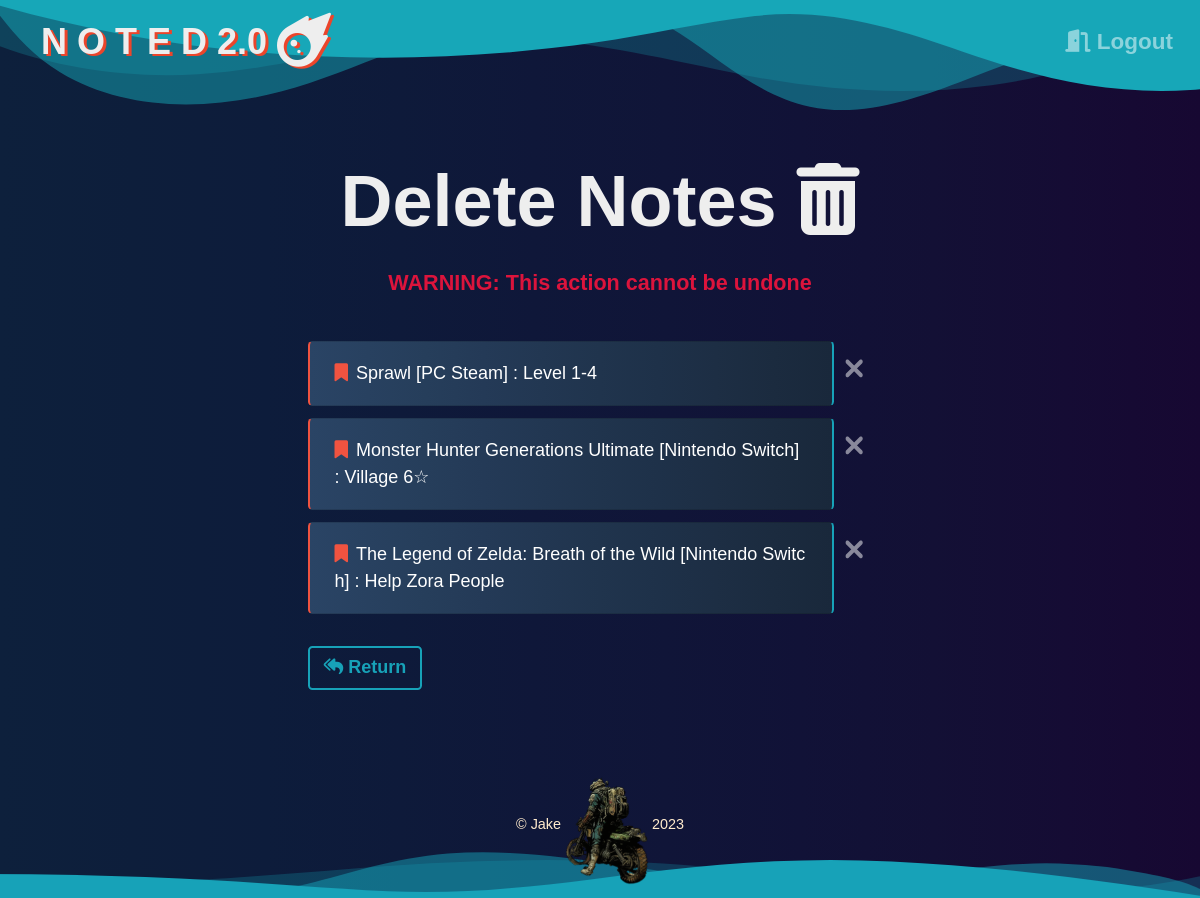
Before: /note_bin (signed in) with the older database file.
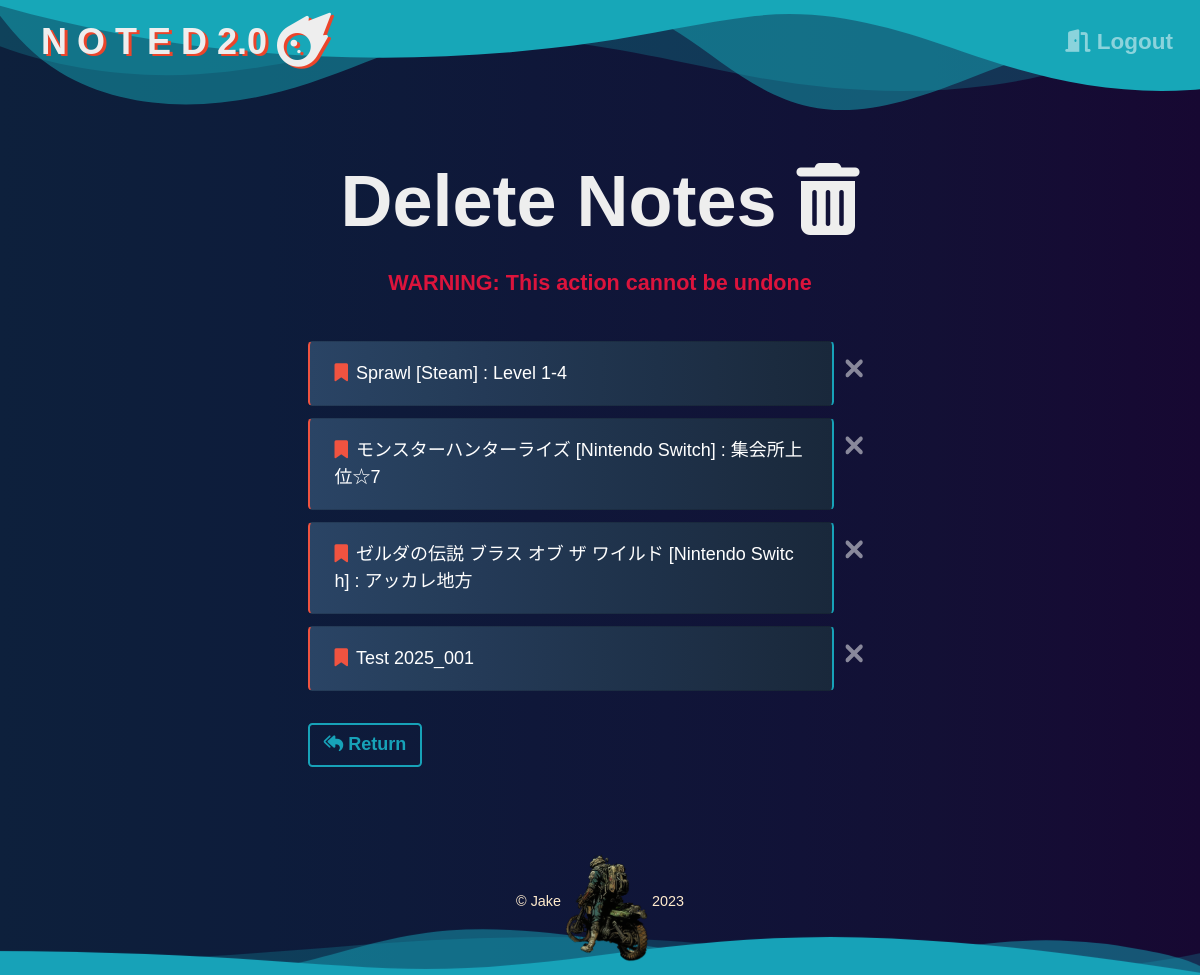
After: the same page with the newer database file.
### Website/models.py (models this page shows, shortened)
class Note(db.Model):
    id = db.Column(db.Integer, primary_key=True)
    user_id = db.Column(db.Integer, db.ForeignKey('user.id'))
    note_data = db.Column(db.String(10000))
    date = db.Column(db.DateTime(timezone=True), default=Current_Time)

### Website/views.py (the view)
@views.route('/note_bin', methods=['GET', 'POST'])
@login_required
def note_bin():
    return render_template("note_bin.html", user=current_user)

### Website/__init__.py (called while the page is built)
def create_app():
    app = Flask(__name__)
    app.config['SECRET_KEY'] = 'FUN AI'
    app.config['SQLALCHEMY_DATABASE_URI'] = f'sqlite:///{DB_NAME}'
    db.init_app(app)
    from .views import views
    from .auth import auth
    app.register_blueprint(views, url_prefix='/')
    app.register_blueprint(auth, url_prefix='/')
    from .models import User, Note
    create_database(app)
    login_manager = LoginManager()
    login_manager.login_view = 'auth.login'
    login_manager.login_message = u"Log In Required"
    login_manager.init_app(app)
    @login_manager.user_loader
    def load_user(id):
        return User.query.get(int(id))
    return app

### Website/Templates/note_bin.html (shortened to what this page needs)
{% extends "base.html" %}
{% block content%}
    <h1 class="page_delete">Delete Notes&nbsp;<i class="fa-solid fa-trash-can"></i></h1>
    <h1 class="page_warning">WARNING: This action cannot be undone</h1>
    <div class="notes">
        {% for note in user.notes %}
        <div class="note_to_delete">
            <ul class="list-group bin_notegroup" id="notes">
                <li class="list-group-item bin_notelist">
                    {{ note.note_data }}
                </li>
            </ul>
        </div>
        <div class="delete_button">
            <button type="button" class="close btn delete_btn" onClick="deleteNote('{{note.id}}')">
                <i class="fa-solid fa-xmark"></i>
            </button>
        </div>
        {% endfor %}
        <div class="bin_return">
            <a class="btn btn-outline-info return" href="/"><i class="fa-solid fa-reply-all"></i>&nbsp;Return</a>
        </div>
    </div>
{% endblock %}

Changed rows visible on the page:
changed Note: note_data "Sprawl [PC Steam] : Level 1-4" → "Sprawl [Steam] : Level 1-4"
changed Note: note_data "Monster Hunter Generations Ultimate [Nintendo Switch] : Village 6☆" → "モンスターハンターライズ [Nintendo Switch] : 集会所上位☆7"
changed Note: note_data "The Legend of Zelda: Breath of the Wild [Nintendo Switch] : Help Zora People" → "ゼルダの伝説 ブラス オブ ザ ワイルド [Nintendo Switch] : アッカレ地方"
added Note: note_data "Test 2025_001"
